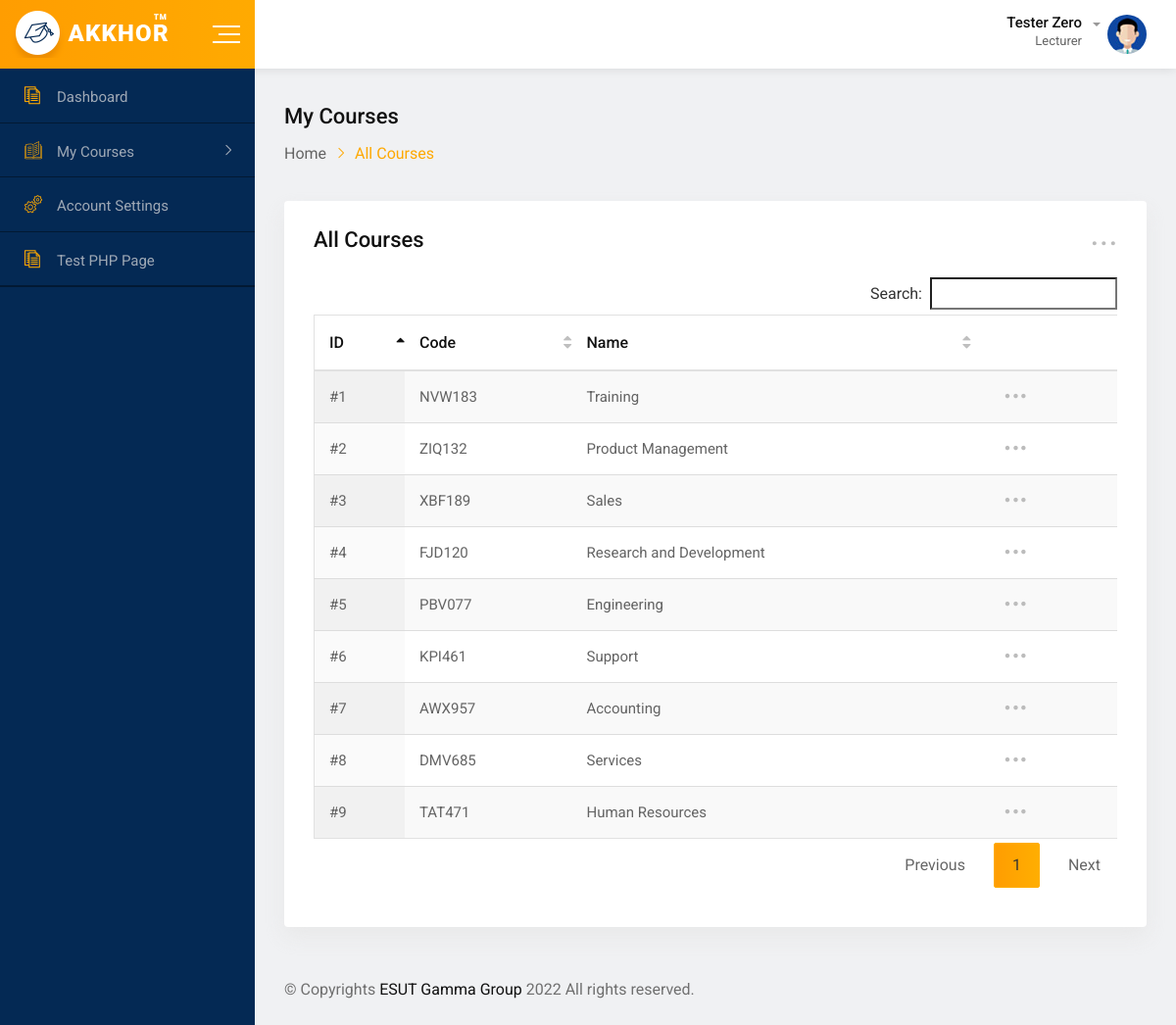
Page /all-courses.php on the committed database.
### tables this page shows
CREATE TABLE `courses` (
  `id` int(11) NOT NULL,
  `course_name` varchar(200) NOT NULL,
  `course_code` varchar(10) NOT NULL,
  `department_id` int(11) NOT NULL,
  `date_created` date NOT NULL DEFAULT current_timestamp(),
  `date_updated` datetime NOT NULL DEFAULT current_timestamp() ON UPDATE current_timestamp(),
  `deleted` tinyint(1) NOT NULL DEFAULT 0,
  `department` int(11) NOT NULL
);

CREATE TABLE `lecturers` (
  `id` int(11) NOT NULL,
  `first_name` varchar(50) NOT NULL,
  `last_name` varchar(50) NOT NULL,
  `gender` varchar(10) NOT NULL,
  `email` varchar(200) NOT NULL,
  `phone` varchar(50) NOT NULL,
  `department` int(11) NOT NULL,
  `course_handling` longtext NOT NULL DEFAULT '[     {         "course_id": 673,         "course_credits": 1,         "course_level": 3,         "year_taken": 2019     },     {         "course_id": 543,         "course_credits": 2,         "course_level": 1,         "year_taken": 2019     },     {         "course_id": 226,         "course_credits": 1,         "course_level": 5,         "year_taken": 2018     },     {         "course_id": 981,         "course_credits": 1,         "course_level": 3,         "year_taken": 2022     },     {         "course_id": 649,         "course_credits": 2,         "course_level": 1,         "year_taken": 2020     },     {         "course_id": 47,         "course_credits": 1,         "course_level": 2,         "year_taken": 2021     },     {         "course_id": 664,         "course_credits": 2,         "course_level": 2,         "year_taken": 2021     },     {         "course_id": 884,         "course_credits": 2,         "course_level": 3,         "year_taken": 2019     },     {         "course_id": 440,         "course_credits": 1,         "course_level": 4,         "year_taken": 2018     },     {         "course_id": 121,         "course_credits": 1,         "course_level": 2,         "year_taken": 2022     },     {         "course_id": 352,         "course_credits": 1,         "course_level": 1,         "year_taken": 2018     },     {         "course_id": 790,         "course_credits": 2,         "course_level": 4,         "year_taken": 2019     },     {         "course_id": 308,         "course_credits": 1,         "course_level": 3,         "year_taken": 2020     },     {         "course_id": 42,         "course_credits": 2,         "course_level": 1,         "year_taken": 2022     },     {         "course_id": 589,         "course_credits": 2,         "course_level": 3,         "year_taken": 2020     },     {         "course_id": 163,         "course_credits": 3,         "course_level": 4,         "year_taken": 2020     },     {         "course_id": 659,         "course_credits": 1,         "course_level": 4,         "year_taken": 2021     },     {         "course_id": 989,         "course_credits": 2,         "course_level": 4,         "year_taken": 2020     },     {         "course_id": 126,         "course_credits": 1,         "course_level": 2,         "year_taken": 2018     },     {         "course_id": 814,         "course_credits": 2,         "course_level": 2,         "year_taken": 2022     },     {         "course_id": 303,         "course_credits": 1,         "course_level": 2,         "year_taken": 2022     },     {         "course_id": 655,         "course_credits": 1,         "course_level": 4,         "year_taken": 2022     },     {         "course_id": 147,         "course_credits": 1,         "course_level": 3,         "year_taken": 2022     },     {         "course_id": 99,         "course_credits": 3,         "course_level": 4,         "year_taken": 2020     },     {         "course_id": 440,         "course_credits": 2,         "course_level": 3,         "year_taken": 2020     },     {         "course_id": 23,         "course_credits": 2,         "course_level": 2,         "year_taken": 2022     },     {         "course_id": 702,         "course_credits": 1,         "course_level": 1,         "year_taken": 2021     },     {         "course_id": 413,         "course_credits": 1,         "course_level": 5,         "year_taken": 2022     },     {         "course_id": 931,         "course_credits": 3,         "course_level": 5,         "year_taken": 2022     },     {         "course_id": 601,         "course_credits": 2,         "course_level": 4,         "year_taken": 2020     },     {         "course_id": 718,         "course_credits": 1,         "course_level": 3,         "year_taken": 2019     },     {         "course_id": 935,         "course_credits": 3,         "course_level": 5,         "year_taken": 2021     },     {         "course_id": 164,         "course_credits": 3,         "course_level": 3,         "year_taken": 2022     },     {         "course_id": 64,         "course_credits": 1,         "course_level": 2,         "year_taken": 2018     },     {         "course_id": 840,         "course_credits": 2,         "course_level": 3,         "year_taken": 2020     },     {         "course_id": 15,         "course_credits": 3,         "course_level": 3,         "year_taken": 2021     },     {         "course_id": 852,         "course_credits": 3,         "course_level": 1,         "year_taken": 2018     },     {         "course_id": 780,         "course_credits": 1,         "course_level": 2,         "year_taken": 2021     },     {         "course_id": 882,         "course_credits": 2,         "course_level": 5,         "year_taken": 2018     },     {         "course_id": 102,         "course_credits": 1,         "course_level": 4,         "year_taken": 2019     },     {         "course_id": 304,         "course_credits": 2,         "course_level": 4,         "year_taken": 2018     },     {         "course_id": 478,         "course_credits": 3,         "course_level": 4,         "year_taken": 2019     },     {         "course_id": 901,         "course_credits": 2,         "course_level": 4,         "year_taken": 2019     },     {         "course_id": 451,         "course_credits": 1,         "course_level": 4,         "year_taken": 2020     },     {         "course_id": 13,         "course_credits": 3,         "course_level": 3,         "year_taken": 2021     } ]' CHECK (json_valid(`course_handling`)),
  `password` text NOT NULL,
  `title` varchar(200) DEFAULT NULL,
  `date_created` date NOT NULL DEFAULT current_timestamp(),
  `date_updated` datetime NOT NULL DEFAULT current_timestamp() ON UPDATE current_timestamp(),
  `deleted` tinyint(1) NOT NULL DEFAULT 0
);

### config/connect.php (called while the page is built, shortened)
<?php
class DBController
{
	private $host = "localhost";
	private $user = "root";
	private $password = "";
	private $database = "esut_gamma";
	private $conn;
	function __construct()
	{
		$this->conn = $this->connectDB();
	}
	function connectDB()
	{
		$conn = mysqli_connect($this->host, $this->user, $this->password, $this->database);
		return $conn;
	}
	function connectPDO()
	{
		$dsn = "mysql:host=" . $this->host . ";dbname=" . $this->database;
		$options = [
			PDO::ATTR_EMULATE_PREPARES   => false,
			PDO::ATTR_ERRMODE            => PDO::ERRMODE_EXCEPTION,
			PDO::ATTR_DEFAULT_FETCH_MODE => PDO::FETCH_ASSOC,
			PDO::MYSQL_ATTR_FOUND_ROWS => true,
		];
		try {
			$pdo = new PDO($dsn, $this->user, $this->password, $options);
			return $pdo;
		} catch (Exception $e) {
			error_log($e->getMessage());
			exit('Something weird happened');
		}
	}
	function runQuery($query)
	{
		$result = mysqli_query($this->conn, $query);
		while ($row = mysqli_fetch_assoc($result)) {
			$resultset[] = $row;
		}
		if (!empty($resultset))
			return $resultset;
	}
	function runQueryWithoutResponse($query)
	{
		if (mysqli_query($this->conn, $query)) {
			return true;
		} else {
			die(mysqli_error($this->conn));
			return false;
		}
	}
	public function selectAllWhere($table, $where, $equals)
	{
		$query = "SELECT * FROM $table WHERE $where ='" . $equals . "' ORDER by id DESC";
		$result = $this->runQuery($query);
		return $result;
	}
}

### functions/functions.php (called while the page is built, shortened)
<?php
$db_handle = new DBController();
function sanitize($data, $case = null)
{
  $result = htmlentities($data, ENT_QUOTES);
  if ($case == 'lower') {
    $result = strtoupper($result);
  } elseif ($case == 'none') {
  } elseif ($case == 'clean') {
    $result = ucwords(strtolower($result));
  } else {
    $result = strtoupper($result);
  }
  return $result;
}
function getCoursesHandledByLecturer($id)
{
  global $db_handle;
  $result = $db_handle->selectAllWhere('lecturers', 'id', $id);
  if (isset($result)) {
    $coursesTaken = json_decode($result[0]['course_handling'], true);
    sort($coursesTaken);
    return $coursesTaken;
  } else {
    createLog('Failed', 'getCoursesHandledByLecturer');
    return false;
  }
}
function getCourseInfo($id)
{
  global $db_handle;
  $result = $db_handle->selectAllWhere('courses', 'id', $id);
  if (isset($result)) {
    return $result[0];
  } else {
    createLog('Failed', 'getCourseInfo');
    return false;
  }
}
function createLog($title, $description)
{
  global $db_handle;
  $title = sanitize($title, 'clean');
  $description = sanitize($description, 'none');
  $query = "INSERT INTO `log` (
    `log_title`,
    `log_description`
         ) VALUES (
    '$title',
    '$description'
         )";
  return $db_handle->runQueryWithoutResponse($query);
}

### all-courses.php (the view, shortened to what this page needs)
<?php
require_once('config/connect.php');
require_once('functions/functions.php');
?>
<!doctype html>
<html class="no-js" lang="">
<head>
    <?php require_once('includes/head.php'); ?>
</head>
<body>
    <div id="wrapper" class="wrapper bg-ash">
        <?php require_once('includes/header.php') ?>
        <div class="dashboard-page-one">
            <?php require_once('includes/sidebar.php') ?>
            <div class="dashboard-content-one">
                <div class="breadcrumbs-area">
                    <h3>My Courses</h3>
                    <ul>
                        <li>
                            <a href="index">Home</a>
                        </li>
                        <li>All Courses</li>
                    </ul>
                </div>
                <div class="row">
                    <div class="col-8-xxxl col-12">
                        <div class="card height-auto">
                            <div class="card-body">
                                <div class="heading-layout1">
                                    <div class="item-title">
                                        <h3>All Courses</h3>
                                    </div>
                                    <div class="dropdown">
                                        <a class="dropdown-toggle" href="#" role="button" data-toggle="dropdown" aria-expanded="false">...</a>
                                    </div>
                                </div>
                                <div class="table-responsive">
                                    <table class="table display data-table text-nowrap">
                                        <thead>
                                            <tr>
                                                <th>
                                                    <div class="form-chec">
                                                        <label class="form-check-label">ID</label>
                                                    </div>
                                                </th>
                                                <th>Code</th>
                                                <th>Name</th>
                                                <th></th>
                                            </tr>
                                        </thead>
                                        <tbody>
                                            <?php $coursesHandling = getCoursesHandledByLecturer($_SESSION['lecturer_id']);
                                            if ($coursesHandling) {
                                                foreach ($coursesHandling as $course) {
                                                    $courseInfo = getCourseInfo($course['course_id']);
                                                    if ($courseInfo) {
                                            ?>
                                                        <?php
                                                        if (isset($_SESSION['active_course_id'])) {
                                                            if ($_SESSION['active_course_id'] == $course['course_id']) { ?>
                                                                <tr class="text-success">
                                                                <?php } else { ?>
                                                                <tr>
                                                                <?php }
                                                        } else { ?>
                                                                <tr>
                                                                <?php } ?>
                                                                <td>
                                                                    <div class="form-chec">
                                                                        <label class="form-check-label">#<?= $course['course_id'] ?></label>
                                                                    </div>
                                                                </td>
                                                                <td><?= $courseInfo['course_code'] ?></td>
                                                                <td><?= $courseInfo['course_name'] ?></td>
                                                                <td>
                                                                    <div class="dropdown">
                                                                        <a href="#" class="dropdown-toggle" data-toggle="dropdown" aria-expanded="false">
                                                                            <span class="flaticon-more-button-of-three-dots"></span>
                                                                        </a>
                                                                    </div>
                                                                </td>
                                                                </tr>
                                                    <?php    }
                                                }
                                            } ?>
                                        </tbody>
                                    </table>
                                </div>
                            </div>
                        </div>
                    </div>
                </div>
                <footer class="footer-wrap-layout1">
                    <?php require_once('includes/footer.php') ?>
                </footer>
            </div>
        </div>
    </div>
</body>
</html>

### css/main.css (style rules this page uses)
html { color: #222; font-size: 1em; line-height: 1.4; }

### rows in the picture
courses: course_code "NVW183", course_name "Training"
lecturers: department "2", courses.course_code "ZIQ132", courses.course_name "Product Management"
courses: course_id "3", course_code "XBF189", course_name "Sales"
courses: course_code "FJD120", course_name "Research and Development"
courses: course_code "PBV077", course_name "Engineering", department "6", courses.course_code "KPI461", courses.course_name "Support"
courses: course_code "AWX957", course_name "Accounting"
courses: course_code "DMV685", course_name "Services"
courses: course_code "TAT471", course_name "Human Resources"

### other values in the picture
$_SESSION['user_name'] "Tester Zero"
$course['course_id'] "1"
$course['course_id'] "4"
$course['course_id'] "5"
$course['course_id'] "7"
$course['course_id'] "8"
$course['course_id'] "9"
